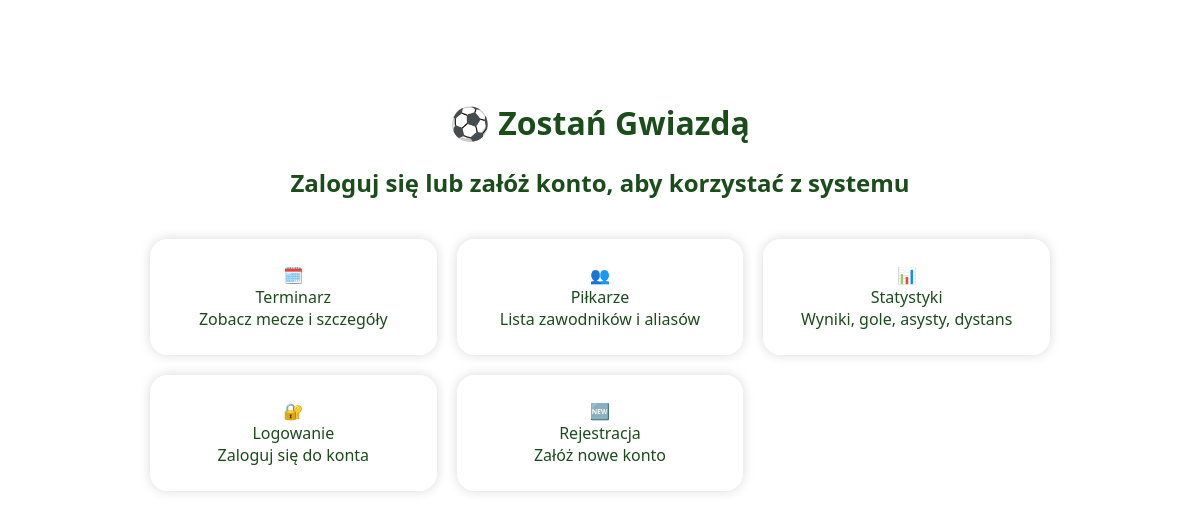
Before: / with the older database file.
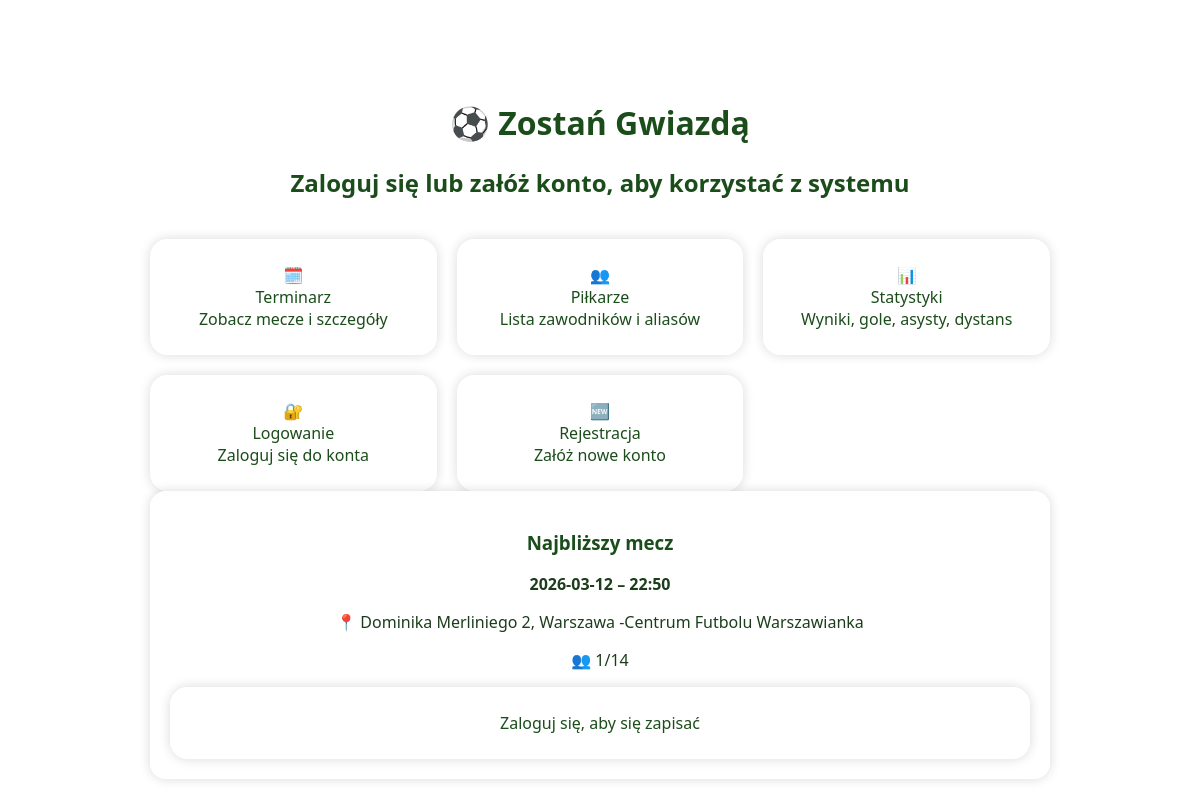
After: the same page with the newer database file.
### tables this page shows
CREATE TABLE matches (
            id INTEGER PRIMARY KEY AUTOINCREMENT,
            match_date TEXT NOT NULL,
            match_time TEXT NOT NULL,
            location TEXT NOT NULL,
            max_slots INTEGER NOT NULL,
            signed_up INTEGER NOT NULL DEFAULT 0,
            played INTEGER NOT NULL DEFAULT 0
        );

### app.py (the view, shortened to what this page needs)
@app.route("/")
def home():
    conn = get_db()
    next_match = conn.execute(
        "SELECT * FROM matches WHERE match_date >= date('now') ORDER BY match_date, match_time LIMIT 1"
    ).fetchone()
    user_signed = False
    conn.close()
    return render_template("index.html", next_match=next_match, user_signed=user_signed)

### db.py (called while the page is built)
def get_db():
    conn = sqlite3.connect("database.db")
    conn.row_factory = sqlite3.Row
    return conn

### templates/index.html (shortened to what this page needs)
<!DOCTYPE html>
<html lang="pl">
<head>
    <link rel="stylesheet" href="/static/theme.css">
</head>
<body>
<div class="container">
    <h1 style="color:#1b4d1b;">⚽ Zostań Gwiazdą</h1>
    {% if session.user_id %}
    <h2 style="color:#1b4d1b;">Wybierz, co chcesz zrobić</h2>
    {% else %}
    <h2 style="color:#1b4d1b;">Zaloguj się lub załóż konto, aby korzystać z systemu</h2>
    {% endif %}
    <div class="grid">
        <a href="/terminarz" class="tile">
            <div class="tile-icon">🗓️</div>
            <div class="tile-title">Terminarz</div>
            <div class="tile-desc">Zobacz mecze i szczegóły</div>
        </a>
        <a href="/pilkarze" class="tile">
            <div class="tile-icon">👥</div>
            <div class="tile-title">Piłkarze</div>
            <div class="tile-desc">Lista zawodników i aliasów</div>
        </a>
        <a href="/statystyki" class="tile">
            <div class="tile-icon">📊</div>
            <div class="tile-title">Statystyki</div>
            <div class="tile-desc">Wyniki, gole, asysty, dystans</div>
        </a>
        {% if not session.user_id %}
        <a href="/login" class="tile">
            <div class="tile-icon">🔐</div>
            <div class="tile-title">Logowanie</div>
            <div class="tile-desc">Zaloguj się do konta</div>
        </a>
        <a href="/register" class="tile">
            <div class="tile-icon">🆕</div>
            <div class="tile-title">Rejestracja</div>
            <div class="tile-desc">Załóż nowe konto</div>
        </a>
        {% endif %}
    </div>
    {% if next_match %}
    <div class="next-match">
        <h3 style="color:#1b4d1b;">Najbliższy mecz</h3>
        <p><strong>{{ next_match.match_date }} – {{ next_match.match_time }}</strong></p>
        <p>📍 {{ next_match.location }}</p>
        <p>👥 {{ next_match.signed_up }}/{{ next_match.max_slots }}</p>
        {% if session.user_id %}
        {% if user_signed %}
        <div class="tile" style="margin-top:10px; background:#a8e6a3; cursor:default;">
            Jesteś zapisany na ten mecz
        </div>
        {% else %}
        <div class="tile" style="margin-top:10px; background:#2ecc71; color:white;"
             onclick="signupFromHome({{ next_match.id }}, '{{ next_match.match_date }}', '{{ next_match.match_time }}', '{{ next_match.location }}')">
            Zapisz się na mecz
        </div>
        {% endif %}
        {% else %}
        <a href="/login" class="tile" style="margin-top:10px;">Zaloguj się, aby się zapisać</a>
        {% endif %}
    </div>
    {% endif %}
</div>
</body>
</html>

### static/theme.css (style rules this page uses)
body { margin: 0; padding: 0; font-family: "Segoe UI", Arial, sans-serif; color: #1b3d1b; background-image: url('/static/murawa.jpg'); background-size: cover; background-position: center; background-repeat: no-repeat; }
.tile { background: rgba(255,255,255,0.9); padding: 25px; border-radius: 18px; box-shadow: 0 0 12px rgba(0,0,0,0.15); cursor: pointer; transition: 0.25s ease; text-decoration: none; color: #1b4d1b; display: block; position: relative; z-index: 1; }
.grid { display: grid; grid-template-columns: repeat(auto-fit, minmax(220px, 1fr)); gap: 20px; margin-top: 40px; }
.section-box, .next-match { background: rgba(255,255,255,0.9); padding: 20px; border-radius: 16px; box-shadow: 0 0 12px rgba(0,0,0,0.15); color: #1b3d1b; position: relative; z-index: 1; }

### templates/index.html (style rules this page uses)
.container { max-width: 900px; margin: 60px auto; padding: 20px; text-align: center; }

Changed rows visible on the page:
added matches: match_date "2026-03-12", match_time "22:50", location "Dominika Merliniego 2, Warszawa -Centrum Futbolu Warszawianka", signed_up "1", max_slots "14"
Other visible differences:
text now shown: "Najbliższy mecz – 📍 👥 / Zaloguj się, aby się zapisać"
